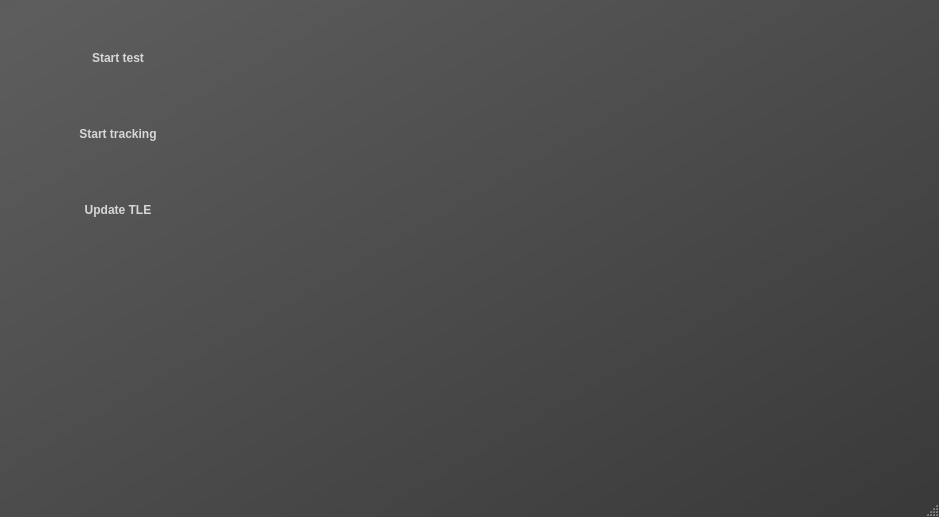
<?xml version="1.0" encoding="UTF-8"?>
<ui version="4.0">
 <class>MainWindow</class>
 <widget class="QMainWindow" name="MainWindow">
  <property name="enabled">
   <bool>true</bool>
  </property>
  <property name="geometry">
   <rect>
    <x>0</x>
    <y>0</y>
    <width>939</width>
    <height>517</height>
   </rect>
  </property>
  <property name="sizePolicy">
   <sizepolicy hsizetype="Fixed" vsizetype="Fixed">
    <horstretch>0</horstretch>
    <verstretch>0</verstretch>
   </sizepolicy>
  </property>
  <property name="maximumSize">
   <size>
    <width>939</width>
    <height>517</height>
   </size>
  </property>
  <property name="focusPolicy">
   <enum>Qt::ClickFocus</enum>
  </property>
  <property name="windowTitle">
   <string>ControlPanel ver - Choi is alive</string>
  </property>
  <property name="windowOpacity">
   <double>2.000000000000000</double>
  </property>
  <property name="autoFillBackground">
   <bool>false</bool>
  </property>
  <property name="styleSheet">
   <string notr="true">QPushButton{
	margin: 8;
	background-color: qlineargradient(spread:pad, x1:0.267, y1:0.085, x2:1, y2:1, stop:0 rgba(68, 68, 68, 255), stop:1 			rgba(50, 50, 50, 255));
	width: 180px;
	height: 60px;
	border: 1px;
	border-radius: 6px;
	text-align: center;
	font: 75 14pt &quot;Verdana&quot; ;
	font-weight: bold;
	color: rgb(215, 215, 215);
}



QPushButton:hover{
	color: rgb(2, 232, 213);
	margin: 4px;
	font: 75 16pt &quot;Verdana&quot;;
	font-weight: bold;
  	-webkit-box-shadow: 0px 4px 0px rgba(0, 0, 0, 0.8);
  	-moz-box-shadow: 0px 4px 0px rgba(0, 0, 0, 0.8);
 	 box-shadow: 0px 4px 0px rgba(0, 0, 0, 0.8);
  	background-image: -webkit-linear-gradient(bottom, rgba(0, 0, 0, 0), rgba(0, 0, 0, 0.4));
  	background-image: -moz-linear-gradient(bottom, rgba(0, 0, 0, 0), rgba(0, 0, 0, 0.4));
  	background-image: -o-linear-gradient(bottom, rgba(0, 0, 0, 0), rgba(0, 0, 0, 0.4));
  	background-image: -ms-linear-gradient(bottom, rgba(0, 0, 0, 0), rgba(0, 0, 0, 0.4));
  	background-image: linear-gradient(bottom, rgba(0, 0, 0, 0), rgba(0, 0, 0, 0.4));
}




QMainWindow{
background-color:  qlineargradient(spread:reflect, x1:1, y1:1, x2:0, y2:0.056, stop:0 rgba(57, 57, 57, 255), stop:1 rgba(93, 93, 93, 255));
}</string>
  </property>
  <widget class="QWidget" name="centralwidget">
   <widget class="QWidget" name="verticalLayoutWidget">
    <property name="geometry">
     <rect>
      <x>20</x>
      <y>20</y>
      <width>198</width>
      <height>242</height>
     </rect>
    </property>
    <layout class="QVBoxLayout" name="verticalLayout">
     <property name="spacing">
      <number>0</number>
     </property>
     <property name="sizeConstraint">
      <enum>QLayout::SetFixedSize</enum>
     </property>
     <item>
      <widget class="QPushButton" name="pushButton">
       <property name="enabled">
        <bool>true</bool>
       </property>
       <property name="sizePolicy">
        <sizepolicy hsizetype="Fixed" vsizetype="Fixed">
         <horstretch>0</horstretch>
         <verstretch>0</verstretch>
        </sizepolicy>
       </property>
       <property name="cursor">
        <cursorShape>PointingHandCursor</cursorShape>
       </property>
       <property name="acceptDrops">
        <bool>true</bool>
       </property>
       <property name="text">
        <string>Start test</string>
       </property>
      </widget>
     </item>
     <item>
      <widget class="QPushButton" name="pushButton_2">
       <property name="enabled">
        <bool>true</bool>
       </property>
       <property name="sizePolicy">
        <sizepolicy hsizetype="Fixed" vsizetype="Fixed">
         <horstretch>0</horstretch>
         <verstretch>0</verstretch>
        </sizepolicy>
       </property>
       <property name="cursor">
        <cursorShape>PointingHandCursor</cursorShape>
       </property>
       <property name="acceptDrops">
        <bool>true</bool>
       </property>
       <property name="styleSheet">
        <string notr="true"/>
       </property>
       <property name="text">
        <string>Start tracking</string>
       </property>
      </widget>
     </item>
     <item>
      <widget class="QPushButton" name="pushButton_3">
       <property name="enabled">
        <bool>true</bool>
       </property>
       <property name="sizePolicy">
        <sizepolicy hsizetype="Fixed" vsizetype="Fixed">
         <horstretch>0</horstretch>
         <verstretch>0</verstretch>
        </sizepolicy>
       </property>
       <property name="cursor">
        <cursorShape>PointingHandCursor</cursorShape>
       </property>
       <property name="acceptDrops">
        <bool>true</bool>
       </property>
       <property name="styleSheet">
        <string notr="true"/>
       </property>
       <property name="text">
        <string>Update TLE</string>
       </property>
      </widget>
     </item>
    </layout>
   </widget>
  </widget>
  <widget class="QMenuBar" name="menubar">
   <property name="geometry">
    <rect>
     <x>0</x>
     <y>0</y>
     <width>939</width>
     <height>21</height>
    </rect>
   </property>
  </widget>
  <widget class="QStatusBar" name="statusbar"/>
 </widget>
 <resources/>
 <connections/>
</ui>
